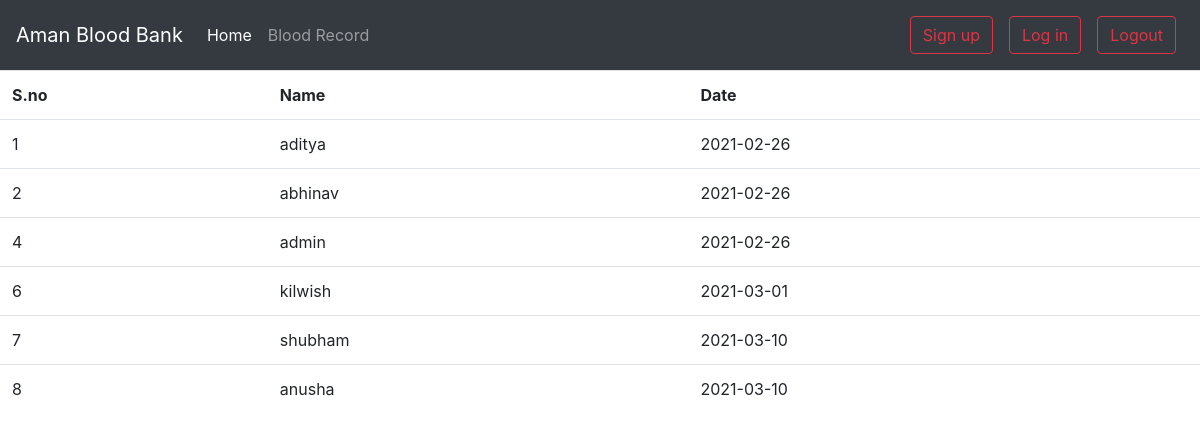
The page /blood_record.php (signed in) on the database its author committed.
### tables this page shows
CREATE TABLE `users` (
  `uid` int(255) NOT NULL,
  `name` varchar(255) NOT NULL,
  `password` varchar(255) NOT NULL,
  `dt` date NOT NULL DEFAULT current_timestamp(),
  `user_type` varchar(255) NOT NULL DEFAULT 'user'
);

### blood_record.php (the view, shortened to what this page needs)
<?php include './header.php';?>
<?php
include './db.php' ;
?>
<!DOCTYPE html>
<html lang="en">
  <head>
  </head>
  <body>
    <table class="table">
    <tr>
      <th scope="col">S.no</th>
      <th scope="col">Name</th>
      <th scope="col">Date</th>
      <?php
$sql = "SELECT * FROM `users`";
$result = mysqli_query($conn, $sql);
while ($row = mysqli_fetch_assoc($result)) {
  $sno=$row['uid'];
  $name=$row['name'];
  $date = $row["dt"];
    echo '
<tr>
<td>'.$sno.'</td>
<td>'.$name.'</td>
<td>'.$date.'</td>
</tr>';
}
?>
</table>
</body>
</html>

### header.php (shortened to what this page needs)
<?php
if(!isset($_SESSION['loggedin'])|| $_SESSION['loggedin']!=true){
  $loggedin=true;
}
else{
  $loggedin=false;
}
?>
<!DOCTYPE html>
<html lang="en">
<head>
    <link rel="stylesheet" href="https://maxcdn.bootstrapcdn.com/bootstrap/4.0.0/css/bootstrap.min.css">
<body>
<?php
echo
'<nav class="navbar navbar-expand-lg navbar-dark bg-dark">
<a class="navbar-brand" href="./index.php">Aman Blood Bank</a>
        <button class="navbar-toggler" type="button" data-toggle="collapse" data-target="#navbarSupportedContent"
            aria-controls="navbarSupportedContent" aria-expanded="false" aria-label="Toggle navigation">
            <span class="navbar-toggler-icon"></span>
        </button>
        <div class="collapse navbar-collapse" id="navbarSupportedContent">
            <ul class="navbar-nav mr-auto">
                <li class="nav-item active">
                    <a class="nav-link" href="index.php">Home <span class="sr-only">(current)</span></a>
                </li>
                <li class="nav-item">
                <a class="nav-link" href="./blood_record.php">Blood Record</a>
                </li>
            </ul>
            ';
            ?>
            <?php
            if($loggedin){
            echo'
            <div class="mx-2 row">
            <a class="btn btn-outline-danger" href="signup.php">Sign up</a>
            </div>
            <div class="mx-2">
            <a class="btn btn-outline-danger my-2" href="login.php">Log in</a>
            </div>';}
                echo'
            <div class="mx-2">
            <a class="btn btn-outline-danger" href="logout.php">Logout</a>
            </div>
            ';
            ?>
            </div>
            </nav>
            </html>
</body>
</html>

### rows shown on the page
users: uid "1", name "aditya", dt "2021-02-26"
users: uid "2", name "abhinav", dt "2021-02-26"
users: uid "4", name "admin", dt "2021-02-26"
users: uid "6", name "kilwish", dt "2021-03-01"
users: uid "7", name "shubham", dt "2021-03-10"
users: uid "8", name "anusha", dt "2021-03-10"
